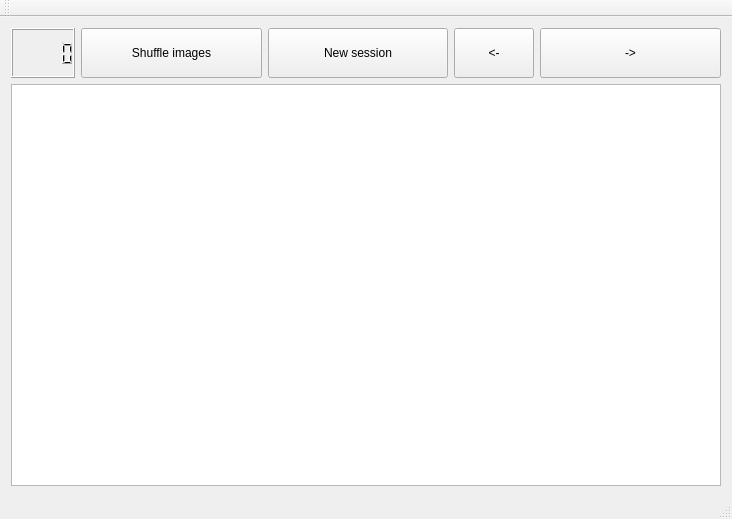
<?xml version="1.0" encoding="UTF-8"?>
<ui version="4.0">
 <class>MainWindow</class>
 <widget class="QMainWindow" name="MainWindow">
  <property name="geometry">
   <rect>
    <x>0</x>
    <y>0</y>
    <width>732</width>
    <height>519</height>
   </rect>
  </property>
  <property name="windowTitle">
   <string>MainWindow</string>
  </property>
  <widget class="QWidget" name="centralWidget">
   <layout class="QGridLayout" name="gridLayout_2" columnstretch="0,1,1,0,1">
    <item row="0" column="1">
     <widget class="QPushButton" name="loadPushButton">
      <property name="minimumSize">
       <size>
        <width>0</width>
        <height>50</height>
       </size>
      </property>
      <property name="text">
       <string>Shuffle images</string>
      </property>
     </widget>
    </item>
    <item row="0" column="4">
     <widget class="QPushButton" name="forwardPushButton">
      <property name="minimumSize">
       <size>
        <width>0</width>
        <height>50</height>
       </size>
      </property>
      <property name="text">
       <string>-&gt;</string>
      </property>
     </widget>
    </item>
    <item row="0" column="3">
     <widget class="QPushButton" name="backwardPushButton">
      <property name="minimumSize">
       <size>
        <width>0</width>
        <height>50</height>
       </size>
      </property>
      <property name="text">
       <string>&lt;-</string>
      </property>
     </widget>
    </item>
    <item row="0" column="2">
     <widget class="QPushButton" name="newSessionPushButton">
      <property name="minimumSize">
       <size>
        <width>0</width>
        <height>50</height>
       </size>
      </property>
      <property name="text">
       <string>New session</string>
      </property>
     </widget>
    </item>
    <item row="0" column="0">
     <widget class="QLCDNumber" name="lcdNumber"/>
    </item>
    <item row="2" column="0" colspan="5">
     <widget class="ImageHandlingForm" name="graphicsView">
      <property name="foregroundBrush">
       <brush brushstyle="NoBrush">
        <color alpha="255">
         <red>0</red>
         <green>0</green>
         <blue>0</blue>
        </color>
       </brush>
      </property>
      <property name="viewportUpdateMode">
       <enum>QGraphicsView::FullViewportUpdate</enum>
      </property>
     </widget>
    </item>
   </layout>
  </widget>
  <widget class="QMenuBar" name="menuBar">
   <property name="geometry">
    <rect>
     <x>0</x>
     <y>0</y>
     <width>732</width>
     <height>21</height>
    </rect>
   </property>
  </widget>
  <widget class="QToolBar" name="mainToolBar">
   <attribute name="toolBarArea">
    <enum>TopToolBarArea</enum>
   </attribute>
   <attribute name="toolBarBreak">
    <bool>false</bool>
   </attribute>
  </widget>
  <widget class="QStatusBar" name="statusBar"/>
 </widget>
 <layoutdefault spacing="6" margin="11"/>
 <customwidgets>
  <customwidget>
   <class>ImageHandlingForm</class>
   <extends>QGraphicsView</extends>
   <header>imagehandlingform.h</header>
  </customwidget>
 </customwidgets>
 <tabstops>
  <tabstop>graphicsView</tabstop>
  <tabstop>loadPushButton</tabstop>
  <tabstop>backwardPushButton</tabstop>
  <tabstop>forwardPushButton</tabstop>
 </tabstops>
 <resources/>
 <connections/>
</ui>
